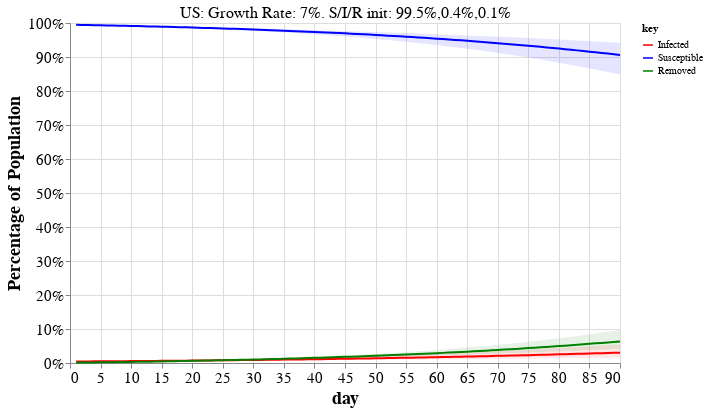

The code cell stored with this chart in its notebook:
### Markdown cell above
<a id='examples'></a>

## Interactive plot of Model predictions

For top 20 countries by estimated new cases.

> Tip: Choose a country from the drop-down menu to see the calculations used in the tables above and the dynamics of the model.

### Code cell
#hide_input
sir_plot_countries = df.sort_values('Cases.new.est', ascending=False).head(20).index
_, debug_dfs = helper.table_with_projections(debug_countries=sir_plot_countries)

df_alt = pd.concat([d.reset_index() for d in debug_dfs], axis=0)
covid_helpers.altair_sir_plot(df_alt, sir_plot_countries[0])

### Figure 1 — Vega-Lite specification as saved in the notebook (floating-point values rounded to 4 significant figures; data arrays with more than 128 entries replaced by an {"elided": "..."} marker saying what was removed)
{"config": {"view": {"continuousWidth": 400, "continuousHeight": 300}, "axis": {"grid": true, "labelFontSize": 15, "titleFontSize": 18}, "title": {"fontSize": 20}}, "layer": [{"mark": "line", "encoding": {"color": {"type": "nominal", "field": "key", "scale": {"domain": ["Infected", "Susceptible", "Removed"], "range": ["red", "blue", "green"]}}, "x": {"type": "quantitative", "field": "day"}, "y": {"type": "quantitative", "axis": {"format": "%", "title": "Percentage of Population"}, "field": "value"}}, "selection": {"Select": {"type": "single", "fields": ["country"], "init": {"country": "US"}, "bind": {"input": "select", "options": ["Belgium", "Brazil", "Canada", "Ecuador", "France", "Germany", "India", "Indonesia", "Iran", "Ireland", "Italy", "Mexico", "Netherlands", "Peru", "Portugal", "Spain", "Sweden", "Turkey", "US", "United Kingdom"]}}}, "transform": [{"fold": ["Infected", "Susceptible", "Removed"]}]}, {"layer": [{"layer": [{"mark": {"type": "area", "color": "red", "opacity": 0.1}, "encoding": {"x": {"type": "quantitative", "field": "day"}, "y": {"type": "quantitative", "field": "Infected\\.max"}, "y2": {"field": "Infected\\.min"}}}, {"mark": {"type": "area", "color": "blue", "opacity": 0.1}, "encoding": {"x": {"type": "quantitative", "field": "day"}, "y": {"type": "quantitative", "field": "Susceptible\\.max"}, "y2": {"field": "Susceptible\\.min"}}}]}, {"mark": {"type": "area", "color": "green", "opacity": 0.1}, "encoding": {"x": {"type": "quantitative", "field": "day"}, "y": {"type": "quantitative", "field": "Removed\\.max"}, "y2": {"field": "Removed\\.min"}}}]}, {"data": {"name": "data-7d6d5084195f17f1dd72ddb688531a41"}, "mark": {"type": "text", "dx": 0, "dy": -180, "size": 16}, "encoding": {"text": {"type": "nominal", "field": "title"}}, "transform": [{"filter": {"selection": "Select"}}]}], "data": {"name": "data-9f2a95513473d9e75644bbe4027e3be1"}, "height": 340, "transform": [{"filter": {"selection": "Select"}}], "width": 550, "$schema": "https://vega.github.io/schema/vega-lite/v4.8.1.json", "datasets": {"data-9f2a95513473d9e75644bbe4027e3be1": {"elided": "1800 records"}, "data-7d6d5084195f17f1dd72ddb688531a41": [{"country": "US", "title": "US: Growth Rate: 7%. S/I/R init: 99.5%,0.4%,0.1%"}, {"country": "United Kingdom", "title": "United Kingdom: Growth Rate: 9%. S/I/R init: 98.6%,1.2%,0.2%"}, {"country": "France", "title": "France: Growth Rate: 6%. S/I/R init: 98.1%,1.5%,0.4%"}, {"country": "Spain", "title": "Spain: Growth Rate: 4%. S/I/R init: 97.8%,1.5%,0.7%"}, {"country": "Italy", "title": "Italy: Growth Rate: 3%. S/I/R init: 98.2%,1.0%,0.8%"}, {"country": "Belgium", "title": "Belgium: Growth Rate: 6%. S/I/R init: 97.8%,1.7%,0.5%"}, {"country": "Turkey", "title": "Turkey: Growth Rate: 11%. S/I/R init: 99.8%,0.1%,0.0%"}, {"country": "Brazil", "title": "Brazil: Growth Rate: 11%. S/I/R init: 99.9%,0.0%,0.0%"}, {"country": "Netherlands", "title": "Netherlands: Growth Rate: 5%. S/I/R init: 98.9%,0.8%,0.3%"}, {"country": "Iran", "title": "Iran: Growth Rate: 3%. S/I/R init: 99.7%,0.2%,0.1%"}, {"country": "Germany", "title": "Germany: Growth Rate: 4%. S/I/R init: 99.8%,0.1%,0.1%"}, {"country": "Peru", "title": "Peru: Growth Rate: 21%. S/I/R init: 99.9%,0.1%,0.0%"}, {"country": "Sweden", "title": "Sweden: Growth Rate: 7%. S/I/R init: 99.3%,0.5%,0.2%"}, {"country": "India", "title": "India: Growth Rate: 12%. S/I/R init: 100.0%,0.0%,0.0%"}, {"country": "Canada", "title": "Canada: Growth Rate: 7%. S/I/R init: 99.9%,0.1%,0.0%"}, {"country": "Ecuador", "title": "Ecuador: Growth Rate: 17%. S/I/R init: 99.8%,0.2%,0.0%"}, {"country": "Ireland", "title": "Ireland: Growth Rate: 12%. S/I/R init: 99.4%,0.5%,0.1%"}, {"country": "Mexico", "title": "Mexico: Growth Rate: 12%. S/I/R init: 100.0%,0.0%,0.0%"}, {"country": "Indonesia", "title": "Indonesia: Growth Rate: 9%. S/I/R init: 100.0%,0.0%,0.0%"}, {"country": "Portugal", "title": "Portugal: Growth Rate: 6%. S/I/R init: 99.7%,0.3%,0.1%"}]}}
